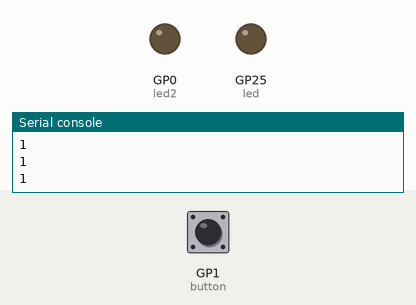
A program run on a simulated Raspberry Pi Pico running MicroPython. Shown: output pins drawn as LEDs (lit = HIGH), the last lines printed to the serial console. Dashed ring = blinking. The inputs (shaded band) are chosen by the test bench; at power-on: GP1 (button) HIGH.

Above: at 1.2 s.
1.3 s: GP1 (button) pulled LOW for 1 s
At 3.2 s:
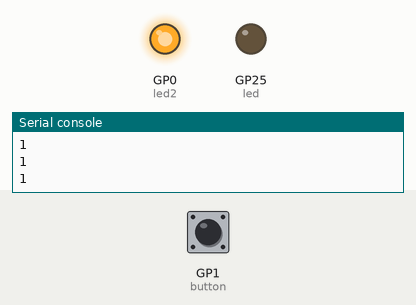
3.8 s: GP1 (button) pulled LOW for 0.15 s
At 4.5 s:
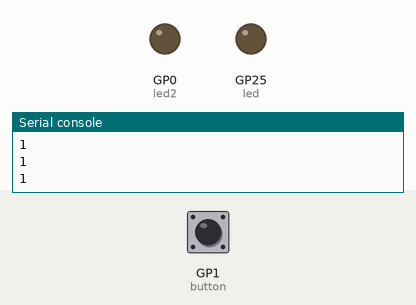
5.4 s: GP1 (button) pulled LOW for 3.2 s
At 5.5 s:
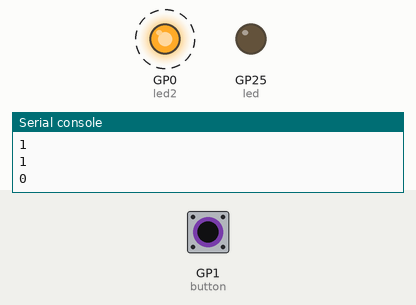
Timing chart, 0 to 9.9 s (numbered marks = the images above; inputs shaded):
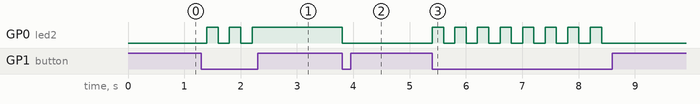

The program:

blinkpicow.py
```python
from machine import Pin, PWM
from time import sleep

led = Pin("LED", Pin.OUT)
led2 = Pin(0, Pin.OUT)
button = Pin(1,Pin.IN, Pin.PULL_UP)

on = 0

while True:
    if(not button.value()):
        led2.toggle()
    print(button.value())
    sleep(0.2)

    #led.toggle()
    
```

Measured:
- after the input at 1.3 s, GP0 (led2): alternates HIGH for 0.20 s and LOW for 0.20 s, 5 changes in all, then stays HIGH, starting after 0.10 s
- after the input at 3.8 s, GP0 (led2): HIGH → LOW at once
- after the input at 5.4 s, GP0 (led2): alternates HIGH for 0.20 s and LOW for 0.20 s, 16 changes in all, then stays LOW, starting at once
